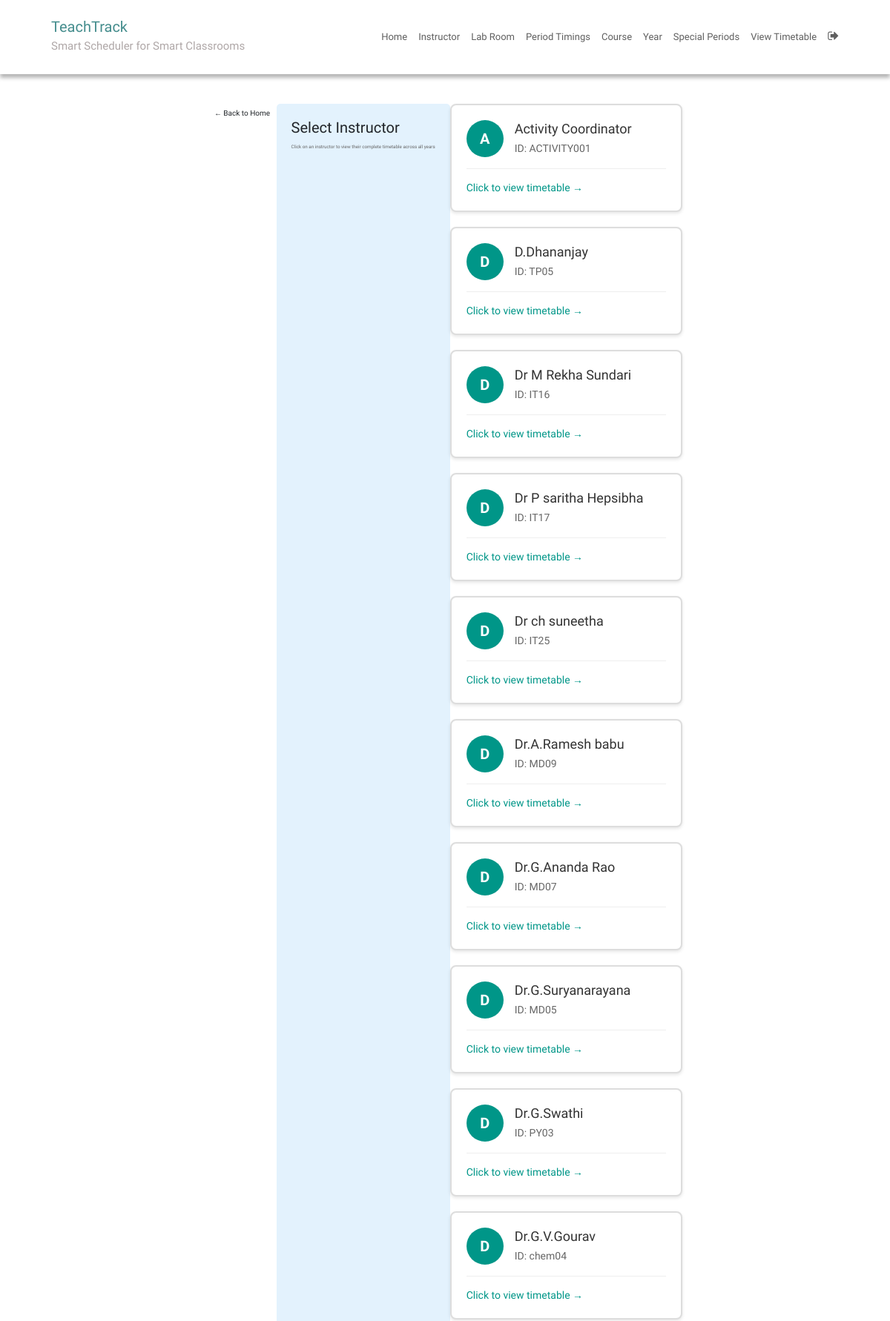
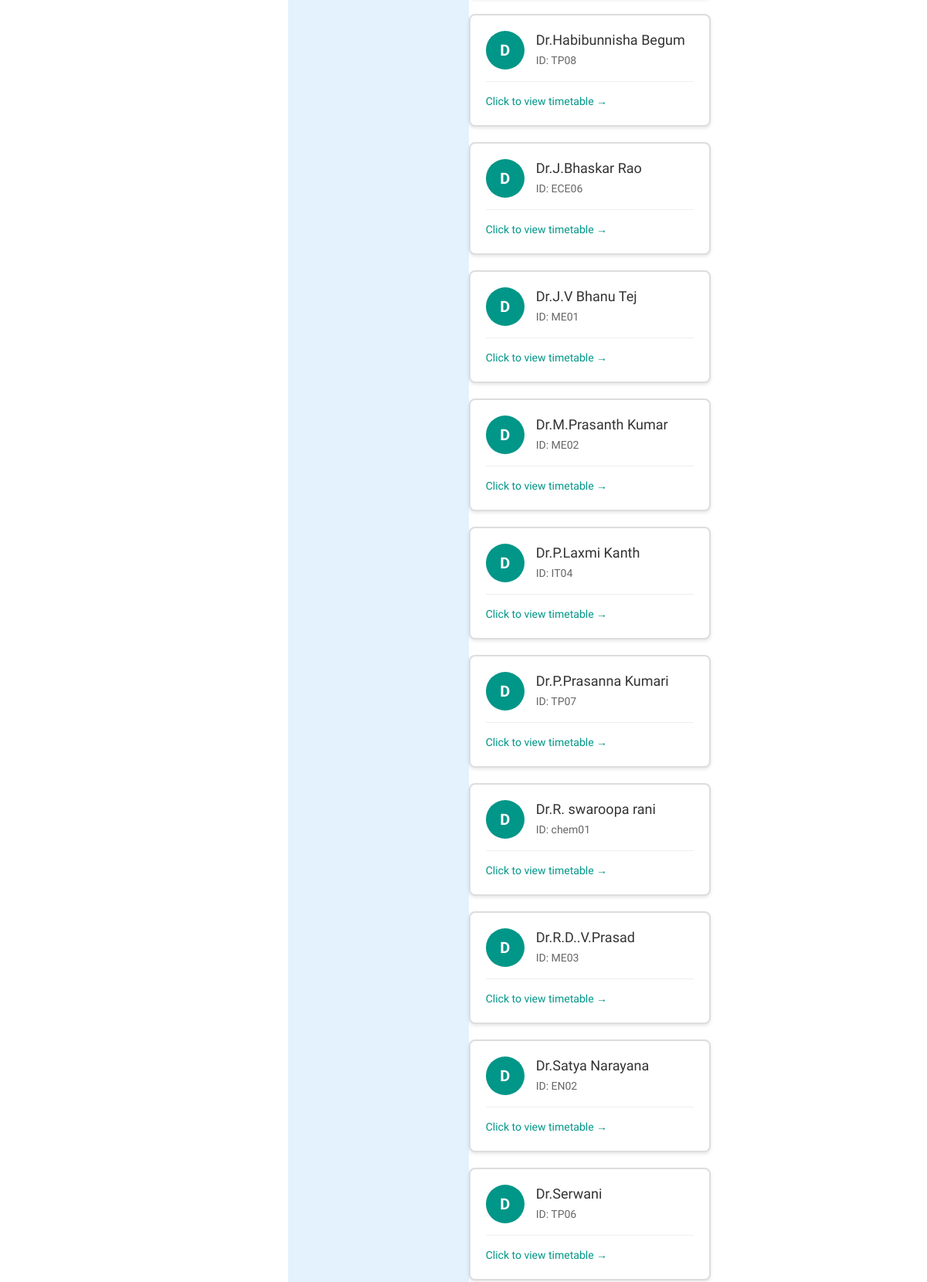
The page /timetable/instructor/select/ (signed in, upper part) on the database its author committed (2 pictures, top to bottom).
### SchedulerApp/models.py (models this page shows, shortened)
class Instructor(models.Model):
    uid = models.CharField(max_length=6)
    name = models.CharField(max_length=25)
    email = models.EmailField(unique=True, blank=True, null=True, help_text="Email ID for login")
    department = models.CharField(max_length=10, null=True, blank=True, help_text="Department code: IT, EC, ME, etc.")
    designation = models.CharField(max_length=20, choices=DESIGNATION_CHOICES, default='ASST_PROF', help_text="Professor, Associate Professor, or Assistant Professor")
    user = models.OneToOneField(User, on_delete=models.CASCADE, null=True, blank=True, related_name='instructor_profile')

### SchedulerApp/views.py (the view)
# urls.py: path('timetable/instructor/select/', instructor_timetable_select, name='instructor_timetable_select'),
@login_required
def instructor_timetable_select(request):
    instructors = Instructor.objects.all().order_by('name')
    return render(request, 'instructor_timetable_select.html', {
        'instructors': instructors
    })

### SchedulerApp/templatetags/index.py (called while the page is built)
@register.tag
def active(parser, token):
    args = token.split_contents()
    template_tag = args[0]
    if len(args) < 2:
        raise template.TemplateSyntaxError(
            f'{template_tag} tag requires at least one argument'
        )
    return NavSelectedNode(args[1:])

    def render(self, context):
        path = context['request'].path
        for p in self.patterns:
            pValue = template.Variable(p).resolve(context)
            if path == pValue:
                return 'active'
        return ''

### templates/instructor_timetable_select.html
{% extends 'base.html' %}
{% block content %}
{% load static %}
<div style="margin-bottom: 20px;">
  <a href="{% url 'home' %}" class="btn">← Back to Home</a>
</div>
<div style="background: #e3f2fd; padding: 20px; border-radius: 5px; margin-bottom: 30px;">
  <h2 style="margin: 0 0 10px 0;">Select Instructor</h2>
  <p style="margin: 0; color: #666;">Click on an instructor to view their complete timetable across all years</p>
</div>
<div style="display: grid; grid-template-columns: repeat(auto-fill, minmax(300px, 1fr)); gap: 20px;">
  {% for instructor in instructors %}
  <a href="{% url 'instructor_timetable' %}?instructor={{ instructor.id }}"
     style="text-decoration: none; color: inherit;">
    <div style="background: white; border: 2px solid #ddd; border-radius: 8px; padding: 20px;
                transition: all 0.3s ease; cursor: pointer; box-shadow: 0 2px 4px rgba(0,0,0,0.1);"
         onmouseover="this.style.borderColor='#009688'; this.style.boxShadow='0 4px 8px rgba(0,0,0,0.2)';"
         onmouseout="this.style.borderColor='#ddd'; this.style.boxShadow='0 2px 4px rgba(0,0,0,0.1)';">
      <div style="display: flex; align-items: center; margin-bottom: 10px;">
        <div style="width: 50px; height: 50px; background: #009688; border-radius: 50%;
                    display: flex; align-items: center; justify-content: center;
                    color: white; font-size: 20px; font-weight: bold; margin-right: 15px;">
          {{ instructor.name|slice:":1"|upper }}
        </div>
        <div>
          <h3 style="margin: 0; font-size: 18px; color: #333;">{{ instructor.name }}</h3>
          <p style="margin: 5px 0 0 0; color: #666; font-size: 14px;">ID: {{ instructor.uid }}</p>
        </div>
      </div>
      <div style="margin-top: 15px; padding-top: 15px; border-top: 1px solid #eee;">
        <p style="margin: 0; color: #009688; font-size: 14px; font-weight: 500;">
          Click to view timetable →
        </p>
      </div>
    </div>
  </a>
  {% empty %}
  <div style="grid-column: 1 / -1; text-align: center; padding: 40px; background: #fff3cd;
              border-radius: 8px; color: #856404;">
    <h3>No Instructors Found</h3>
    <p>Please add instructors from the admin panel first.</p>
  </div>
  {% endfor %}
</div>
{% endblock %}

### static/CSS/style.css (style rules this page uses)
:root { --green1: #57ACAC; --green2: #38c0b3; --green3: #257a7a; --green4: #0FCD9D; --green5: #01d7a7; --green6: #00BE8E; --green7: #009879; --white: #fff; --grey: #aaa; --dark-grey: #444; --light-grey: #a29999; --lighter-grey: #dddddd; --lightest-grey: #f3f3f3; --box-shadow: #9e9292; }
html { font-size: 100%; box-sizing: border-box; scroll-behavior: smooth; }
html, body { margin: 0; padding: 0; width: 100vw; min-height: 100%; text-rendering: optimizeLegibility; font-family: "Quicksand", sans-serif; font-size: 62.5%; }
body { position: relative; }
a { text-decoration: none; }

### rows shown on the page
Instructor: name "A", name "Activity Coordinator", uid "ACTIVITY001"
Instructor: name "D", name "D.Dhananjay", uid "TP05"
Instructor: name "D", name "Dr M Rekha Sundari", uid "IT16"
Instructor: name "D", name "Dr P saritha Hepsibha", uid "IT17"
Instructor: name "D", name "Dr ch suneetha", uid "IT25"
Instructor: name "D", name "Dr.A.Ramesh babu", uid "MD09"
Instructor: name "D", name "Dr.G.Ananda Rao", uid "MD07"
Instructor: name "D", name "Dr.G.Suryanarayana", uid "MD05"
Instructor: name "D", name "Dr.G.Swathi", uid "PY03"
Instructor: name "D", name "Dr.G.V.Gourav", uid "chem04"
Instructor: name "D", name "Dr.Habibunnisha Begum", uid "TP08"
Instructor: name "D", name "Dr.J.Bhaskar Rao", uid "ECE06"
Instructor: name "D", name "Dr.J.V Bhanu Tej", uid "ME01"
Instructor: name "D", name "Dr.M.Prasanth Kumar", uid "ME02"
Instructor: name "D", name "Dr.P.Laxmi Kanth", uid "IT04"
Instructor: name "D", name "Dr.P.Prasanna Kumari", uid "TP07"
Instructor: name "D", name "Dr.R. swaroopa rani", uid "chem01"
Instructor: name "D", name "Dr.R.D..V.Prasad", uid "ME03"
Instructor: name "D", name "Dr.Satya Narayana", uid "EN02"
Instructor: name "D", name "Dr.Serwani", uid "TP06"
